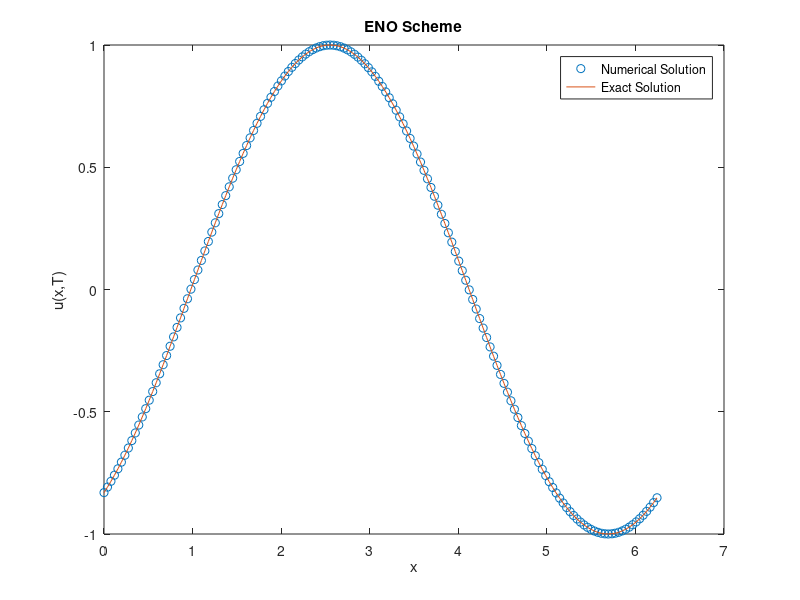

Reproduce this figure in MATLAB. (Note: this script raises an error after producing the figure.)
%%% Third order FVM Solver %%%

clear
close all
clc
format long

% Max time
T = 1;

% Boundaries
a = 0;
b = 2*pi;

%% Number of grid points to use (can add multiple points to get convergence rates and error comparisons)
Grids = [160];

% Preallocate space for errors
errs = Grids;

% Set different grid sizes
for s = 1:size(Grids,2)
% Spatial grid points
N = Grids(s);

% Compute delta x
h = (b-a)/N;

% Initialization of grid
x = NaN(N+1,1);
for i = 1:N+1
	x(i) = a + (i-1)*h;
end
% x(end) = x(1);

%% Sine function initial condition
u = NaN(N+4,1);
for i = 3:N+2
	j = i - 2;
	u(i) = -(cos(x(j+1)) - cos(x(j)))/h;
end

% Setup periodic boundary condtions
u(1) = u(N+1);
u(2) = u(N+2);
u(end-1) = u(3);
u(end) = u(4);

% CFL condition setup
cfl = 0.6;
k = cfl*h;
M = floor(T/k)+1;
k = T/M;

%% TVD RK3
% Preaclloacte space for u_i+1/2 and the temp u
uh = u;
utmp = u;

% Initial error plot at each node (Everything is zero so that's good)
% plot(x(1:end-1),u(3:N+2) - -(cos(x(2:end)) - cos(x(1:end-1)))/h)
% pause(0.5)

% Begin times stepping
for t = 1:M
	for i = 3:N+2
		
		% Adaptive stencil choice
		l = 0;
		if abs(u(i) - u(i-1)) <= abs(u(i+1) - u(i))
			l = l-1;
		end
		if abs(u(i+l-1) - 2*u(i+l) + u(i+l+1)) <= abs(u(i+l) - 2*u(i+l+1) + u(i+l+2))
			l = l-1;
		end
		
		% Compute polynomial reconstruction
		switch l
			case -2
				%u^(1)_(i+1/2)
				uh(i) = (1/3)*u(i-2) - (7/6)*u(i-1) + (11/6)*u(i);
			case -1
				%u^(2)_(i+1/2)
				uh(i) = -(1/6)*u(i-1) + (5/6)*u(i) + (1/3)*u(i+1); 
			case 0
				%u^(3)_(i+1/2)
				uh(i) = (1/3)*u(i) + (5/6)*u(i+1) - (1/6)*u(i+2);
		end

	end
	uh(2) = uh(N+2);


	%%%% Implicit 3rd order Runge-Kutta step 1 %%%%
	lambda = k/h;
	for i = 3:N+2
		utmp(i) = u(i) - lambda*(uh(i) - uh(i-1));
	end
	
	% Intermediate boundary condtions
	utmp(1) = utmp(N+1);
	utmp(2) = utmp(N+2);
	utmp(end-1) = utmp(3);
	utmp(end) = utmp(4);
	
	% Second reconstruction
	for i = 3:N+2
		
		% Adaptive stencil choice
		l = 0;
		if abs(utmp(i) - utmp(i-1)) <= abs(utmp(i+1) - utmp(i))
			l = l-1;
		end
		if abs(utmp(i+l-1) - 2*utmp(i+l) + utmp(i+l+1)) <= abs(utmp(i+l) - 2*utmp(i+l+1) + utmp(i+l+2))
			l = l-1;
		end
		
		% Compute polynomial reconstruction
		switch l
			case -2
				%u^(1)_(i+1/2)
				uh(i) = (1/3)*utmp(i-2) - (7/6)*utmp(i-1) + (11/6)*utmp(i);
			case -1
				%u^(2)_(i+1/2)
				uh(i) = -(1/6)*utmp(i-1) + (5/6)*utmp(i) + (1/3)*utmp(i+1); 
			case 0
				%u^(3)_(i+1/2)
				uh(i) = (1/3)*utmp(i) + (5/6)*utmp(i+1) - (1/6)*utmp(i+2);
		end

	end
	uh(2) = uh(N+2);
	
	%%%% Implicit 3rd order Runge-Kutta step 2 %%%%
	for i = 3:N+2
		utmp(i) = (3/4)*u(i) + (1/4)*(utmp(i) - lambda*(uh(i) - uh(i-1)));
	end
	
	% Intermediate boundary condtions
	utmp(1) = utmp(N+1);
	utmp(2) = utmp(N+2);
	utmp(end-1) = utmp(3);
	utmp(end) = utmp(4);
	
	% Third reconstruction
	for i = 3:N+2
		
		% Adaptive stencil choice
		l = 0;
		if abs(utmp(i) - utmp(i-1)) <= abs(utmp(i+1) - utmp(i))
			l = l-1;
		end
		if abs(utmp(i+l-1) - 2*utmp(i+l) + utmp(i+l+1)) <= abs(utmp(i+l) - 2*utmp(i+l+1) + utmp(i+l+2))
			l = l-1;
		end
		
		% Compute polynomial reconstruction
		switch l
			case -2
				%u^(1)_(i+1/2)
				uh(i) = (1/3)*utmp(i-2) - (7/6)*utmp(i-1) + (11/6)*utmp(i);
			case -1
				%u^(2)_(i+1/2)
				uh(i) = -(1/6)*utmp(i-1) + (5/6)*utmp(i) + (1/3)*utmp(i+1); 
			case 0
				%u^(3)_(i+1/2)
				uh(i) = (1/3)*utmp(i) + (5/6)*utmp(i+1) - (1/6)*utmp(i+2);
		end

	end
	uh(2) = uh(N+2);
	
	%%%% Implicit 3rd order Runge-Kutta step 3 %%%%
	for i = 3:N+2
		u(i) = (1/3)*u(i) + (2/3)*(utmp(i) - lambda*(uh(i) - uh(i-1)));
	end
	
	% Final boundary condtions
	u(1) = u(N+1);
	u(2) = u(N+2);
	u(end-1) = u(3);
	u(end) = u(4);
	
	
%% Error at each node over time (Just uncomment)
% 	pause(0.01)
% 	plot(x(1:end-1),u(3:N+2) - -(cos(x(2:end) - t*k) - cos(x(1:end-1) - t*k))/h)
end

%% True solution calculation
trU =-(cos(x(2:end) - t*k) - cos(x(1:end-1) - t*k))/h;

%% Plot of solution and exact solution
plot(x(1:N),u(3:N+2),'o', x(1:N),trU)
title('ENO Scheme')
xlabel('x')
ylabel('u(x,T)')
legend('Numerical Solution','Exact Solution')

%% Error calculation
errs(s) = norm(u(3:N+2)-trU,1)*h;
end

%% Convergence rate calculation
cnvgs = NaN(size(Grids,2),1);
for i = 2:size(Grids,2)
	cnvgs(i) = log2(errs(i-1)/errs(i));
end

%% Display Table
table(Grids',errs',cnvgs,'VariableNames',["N","Norm(Error)","Convergence Rate"])